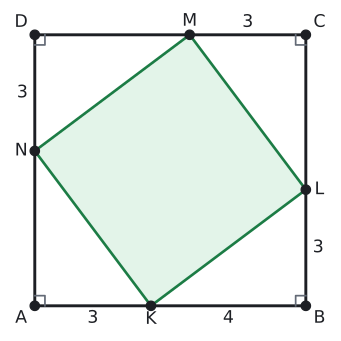

Write Python code to recreate this figure.
import sys; sys.path.insert(0, "tools")
from cizim import *

P = lambda x, y: np.array([float(x), float(y)])
uz = lambda U, V: round(float(np.linalg.norm(U - V)), 4)
def acisi(K, U, V):
    u, v = U - K, V - K
    return round(float(np.degrees(np.arccos(np.dot(u, v) / np.linalg.norm(u) / np.linalg.norm(v)))), 3)
def birim(U, V):
    t = (V - U) / np.linalg.norm(V - U); return t, np.array([-t[1], t[0]])
def ayak(Q, U, V):
    t, _ = birim(U, V); return U + np.dot(Q - U, t) * t
def yansit(Q, U, V):
    return 2 * ayak(Q, U, V) - Q
def kesisim(U1, V1, U2, V2):
    M = np.array([V1 - U1, U2 - V2]).T; s = np.linalg.solve(M, U2 - U1); return U1 + s[0] * (V1 - U1)
def cetik(U, V, n=1, renk=SOLUK, f=0.5):
    M = U + f * (V - U); t, m = birim(U, V)
    for i in range(n):
        c = M + (i - (n - 1) / 2) * 0.2 * S * t
        ax.plot(*zip(c - 0.22 * S * m, c + 0.22 * S * m), color=renk, lw=1.5)
def olcu(U, V, metin, d=0.5, renk=YAZI, fs=13, f=0.5):
    """[UV] üzerinde f oranındaki noktaya, U->V yönünün soluna d*S uzağa yazı (d < 0: sağına)."""
    M = U + f * (V - U); _, m = birim(U, V)
    ax.text(*(M + d * S * m), metin, ha="center", va="center", color=renk, fontsize=fs)
def dik_isareti(K, U, V, r=0.4):
    a_ = (U - K) / np.linalg.norm(U - K) * r * S; b_ = (V - K) / np.linalg.norm(V - K) * r * S
    ax.plot(*zip(K + a_, K + a_ + b_, K + b_), color=SOLUK, lw=1.3)
def harf(Q, metin, dx, dy, renk=YAZI, fs=13):
    ax.text(Q[0] + dx * S, Q[1] + dy * S, metin, ha="center", va="center", color=renk, fontsize=fs)
def cizgi(U, V, renk=YAZI, lw=2.2, ls="-"):
    ax.plot(*zip(U, V), color=renk, lw=lw, ls=ls)
def boya(noktalar, renk):
    ax.add_patch(patches.Polygon(noktalar, closed=True, facecolor=renk, edgecolor="none"))
def yay(K, U, V, r=0.8, renk=MAVI, n=1):
    for i in range(n): aci(ax, K, U, V, r=(r + 0.18 * i) * S, renk=renk)
def yay_yazi(K, U, V, metin, d=1.4, renk=MAVI, fs=12):
    """K köşesindeki U-K-V açısının ortasından d*S uzağa yazı."""
    u = (U - K) / np.linalg.norm(U - K); v = (V - K) / np.linalg.norm(V - K); o = (u + v) / np.linalg.norm(u + v)
    ax.text(*(K + d * S * o), metin, ha="center", va="center", color=renk, fontsize=fs)
def basla(xmin, xmax, ymin, ymax, en=5.5):
    global fig, ax
    fig, ax = sekil(en, en * (ymax - ymin) / (xmax - xmin))
    ax.set_aspect("equal"); ax.axis("off"); ax.set_xlim(xmin, xmax); ax.set_ylim(ymin, ymax)
def dortgen(A, B, C, D, dolgu=None):
    if dolgu: boya([A, B, C, D], dolgu)
    ax.plot(*zip(A, B, C, D, A), color=YAZI)
    for Q in (A, B, C, D): nokta(ax, *Q, "")
def koseler(A, B, C, D, d=0.55):
    O = (A + B + C + D) / 4
    for Q, ad in ((A, "A"), (B, "B"), (C, "C"), (D, "D")):
        y = (Q - O) / np.linalg.norm(Q - O); harf(Q, ad, d * np.sign(y[0]) * 1.1, d * np.sign(y[1]))
def dikdortgen(a, b):
    """A orijinde, [AB] yatay: A, B, C, D."""
    return P(0, 0), P(a, 0), P(a, b), P(0, b)
def dik_koseler(A, B, C, D, r=0.4):
    dik_isareti(A, B, D, r); dik_isareti(B, C, A, r); dik_isareti(C, D, B, r); dik_isareti(D, A, C, r)
def cerceve(noktalar, kenar=1.2):
    xs = [q[0] for q in noktalar]; ys = [q[1] for q in noktalar]
    return min(xs) - kenar * S, max(xs) + kenar * S, min(ys) - kenar * S, max(ys) + kenar * S

# Soru 10: kenar 7; köşelerden 3 uzakta alınan noktalar -> iç kare kenarı 5, alan 25.
A, B, C, D = dikdortgen(7, 7)
S = 7 / 12
K, L, M, N = P(3, 0), P(7, 3), P(4, 7), P(0, 4)
print("KL", uz(K, L), "LM", uz(L, M), "MN", uz(M, N), "NK", uz(N, K), "K", acisi(K, N, L))
basla(*cerceve([A, B, C, D], 1.2), en=4.4)
boya([K, L, M, N], YESIL_ACIK)
dortgen(A, B, C, D); koseler(A, B, C, D); dik_koseler(A, B, C, D, 0.45)
ax.plot(*zip(K, L, M, N, K), color=YESIL, lw=2.0)
for Q, ad, dx, dy in ((K, "K", 0, -0.6), (L, "L", 0.6, 0), (M, "M", 0, 0.6), (N, "N", -0.6, 0)): nokta(ax, *Q, ""); harf(Q, ad, dx, dy)
olcu(A, K, "3", -0.55); olcu(K, B, "4", -0.55)
olcu(B, L, "3", -0.55); olcu(C, M, "3", -0.55); olcu(D, N, "3", -0.55)
kaydet(fig, __file__)
